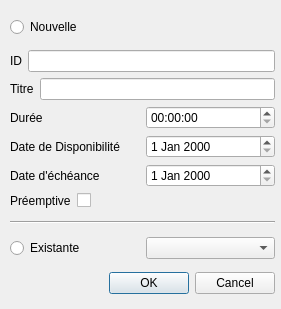
<?xml version="1.0" encoding="UTF-8"?>
<ui version="4.0">
 <class>fenAjouterTacheUni</class>
 <widget class="QWidget" name="fenAjouterTacheUni">
  <property name="geometry">
   <rect>
    <x>0</x>
    <y>0</y>
    <width>281</width>
    <height>309</height>
   </rect>
  </property>
  <property name="windowTitle">
   <string>Form</string>
  </property>
  <widget class="QWidget" name="verticalLayoutWidget">
   <property name="geometry">
    <rect>
     <x>10</x>
     <y>10</y>
     <width>265</width>
     <height>291</height>
    </rect>
   </property>
   <layout class="QVBoxLayout" name="verticalLayout">
    <item>
     <widget class="QRadioButton" name="radioButton_2">
      <property name="text">
       <string>Nouvelle</string>
      </property>
     </widget>
    </item>
    <item>
     <layout class="QVBoxLayout" name="verticalLayout_2">
      <item>
       <layout class="QHBoxLayout" name="horizontalLayout_4">
        <item>
         <widget class="QLabel" name="label">
          <property name="text">
           <string>ID</string>
          </property>
         </widget>
        </item>
        <item>
         <widget class="QLineEdit" name="lineEdit"/>
        </item>
       </layout>
      </item>
      <item>
       <layout class="QHBoxLayout" name="horizontalLayout">
        <item>
         <widget class="QLabel" name="label_2">
          <property name="text">
           <string>Titre</string>
          </property>
         </widget>
        </item>
        <item>
         <widget class="QLineEdit" name="lineEdit_2"/>
        </item>
       </layout>
      </item>
      <item>
       <layout class="QHBoxLayout" name="horizontalLayout_2">
        <item>
         <widget class="QLabel" name="label_3">
          <property name="text">
           <string>Durée</string>
          </property>
         </widget>
        </item>
        <item>
         <widget class="QTimeEdit" name="timeEdit"/>
        </item>
       </layout>
      </item>
      <item>
       <layout class="QHBoxLayout" name="horizontalLayout_5">
        <item>
         <widget class="QLabel" name="label_5">
          <property name="text">
           <string>Date de Disponibilité</string>
          </property>
         </widget>
        </item>
        <item>
         <widget class="QDateEdit" name="dateEdit"/>
        </item>
       </layout>
      </item>
      <item>
       <layout class="QHBoxLayout" name="horizontalLayout_3">
        <item>
         <widget class="QLabel" name="label_4">
          <property name="text">
           <string>Date d'échéance</string>
          </property>
         </widget>
        </item>
        <item>
         <widget class="QDateEdit" name="dateEdit_2"/>
        </item>
       </layout>
      </item>
      <item>
       <layout class="QHBoxLayout" name="horizontalLayout_7" stretch="1,5">
        <item>
         <widget class="QLabel" name="label_6">
          <property name="text">
           <string>Préemptive</string>
          </property>
         </widget>
        </item>
        <item>
         <widget class="QCheckBox" name="checkBox">
          <property name="text">
           <string/>
          </property>
         </widget>
        </item>
       </layout>
      </item>
     </layout>
    </item>
    <item>
     <widget class="Line" name="line">
      <property name="orientation">
       <enum>Qt::Horizontal</enum>
      </property>
     </widget>
    </item>
    <item>
     <layout class="QHBoxLayout" name="horizontalLayout_6">
      <item>
       <widget class="QRadioButton" name="radioButton">
        <property name="text">
         <string>Existante</string>
        </property>
       </widget>
      </item>
      <item>
       <widget class="QComboBox" name="comboBox"/>
      </item>
     </layout>
    </item>
    <item>
     <widget class="QDialogButtonBox" name="buttonBox">
      <property name="standardButtons">
       <set>QDialogButtonBox::Cancel|QDialogButtonBox::Ok</set>
      </property>
     </widget>
    </item>
   </layout>
  </widget>
 </widget>
 <resources/>
 <connections/>
</ui>
